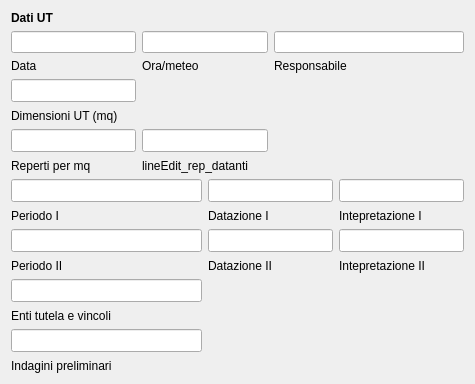
       <widget class="QWidget" name="tab_3">
        <attribute name="title">
         <string>Dati UT</string>
        </attribute>
        <layout class="QGridLayout" name="gridLayout_12">
         <item row="0" column="0" colspan="3">
          <widget class="QLabel" name="label_56">
           <property name="font">
            <font>
             <weight>75</weight>
             <bold>true</bold>
            </font>
           </property>
           <property name="text">
            <string>Dati UT</string>
           </property>
          </widget>
         </item>
         <item row="1" column="0">
          <widget class="QLineEdit" name="lineEdit_data">
           <property name="minimumSize">
            <size>
             <width>0</width>
             <height>22</height>
            </size>
           </property>
          </widget>
         </item>
         <item row="1" column="1" colspan="2">
          <widget class="QLineEdit" name="lineEdit_ora_meteo">
           <property name="minimumSize">
            <size>
             <width>0</width>
             <height>22</height>
            </size>
           </property>
          </widget>
         </item>
         <item row="1" column="3" colspan="2">
          <widget class="QLineEdit" name="lineEdit_responsabile">
           <property name="minimumSize">
            <size>
             <width>0</width>
             <height>22</height>
            </size>
           </property>
          </widget>
         </item>
         <item row="2" column="0">
          <widget class="QLabel" name="label_20">
           <property name="text">
            <string>Data</string>
           </property>
          </widget>
         </item>
         <item row="2" column="1" colspan="2">
          <widget class="QLabel" name="label_25">
           <property name="text">
            <string>Ora/meteo</string>
           </property>
          </widget>
         </item>
         <item row="2" column="3" colspan="2">
          <widget class="QLabel" name="label_23">
           <property name="text">
            <string>Responsabile</string>
           </property>
          </widget>
         </item>
         <item row="3" column="0">
          <widget class="QLineEdit" name="lineEdit_dimensioni_ut">
           <property name="minimumSize">
            <size>
             <width>0</width>
             <height>22</height>
            </size>
           </property>
           <property name="font">
            <font>
             <pointsize>10</pointsize>
            </font>
           </property>
          </widget>
         </item>
         <item row="4" column="0">
          <widget class="QLabel" name="label_21">
           <property name="minimumSize">
            <size>
             <width>0</width>
             <height>15</height>
            </size>
           </property>
           <property name="text">
            <string>Dimensioni UT (mq)</string>
           </property>
          </widget>
         </item>
         <item row="5" column="0">
          <widget class="QLineEdit" name="lineEdit_rep_per_mq">
           <property name="minimumSize">
            <size>
             <width>0</width>
             <height>22</height>
            </size>
           </property>
           <property name="font">
            <font>
             <pointsize>10</pointsize>
            </font>
           </property>
          </widget>
         </item>
         <item row="5" column="1" colspan="2">
          <widget class="QLineEdit" name="lineEdit_rep_datanti">
           <property name="minimumSize">
            <size>
             <width>0</width>
             <height>22</height>
            </size>
           </property>
           <property name="font">
            <font>
             <pointsize>10</pointsize>
            </font>
           </property>
           <property name="text">
            <string/>
           </property>
          </widget>
         </item>
         <item row="6" column="0">
          <widget class="QLabel" name="label_26">
           <property name="minimumSize">
            <size>
             <width>0</width>
             <height>15</height>
            </size>
           </property>
           <property name="text">
            <string>Reperti per mq</string>
           </property>
           <property name="wordWrap">
            <bool>true</bool>
           </property>
          </widget>
         </item>
         <item row="6" column="1" colspan="2">
          <widget class="QLabel" name="label_54">
           <property name="minimumSize">
            <size>
             <width>0</width>
             <height>15</height>
            </size>
           </property>
           <property name="text">
            <string>lineEdit_rep_datanti</string>
           </property>
           <property name="wordWrap">
            <bool>true</bool>
           </property>
          </widget>
         </item>
         <item row="7" column="0" colspan="2">
          <widget class="QLineEdit" name="lineEdit_periodo_I">
           <property name="minimumSize">
            <size>
             <width>0</width>
             <height>22</height>
            </size>
           </property>
           <property name="font">
            <font>
             <pointsize>10</pointsize>
            </font>
           </property>
          </widget>
         </item>
         <item row="7" column="2" colspan="2">
          <widget class="QLineEdit" name="lineEdit_datazione_I">
           <property name="minimumSize">
            <size>
             <width>0</width>
             <height>22</height>
            </size>
           </property>
           <property name="font">
            <font>
             <pointsize>10</pointsize>
            </font>
           </property>
          </widget>
         </item>
         <item row="7" column="4">
          <widget class="QLineEdit" name="lineEdit_interpretazione_I">
           <property name="minimumSize">
            <size>
             <width>0</width>
             <height>22</height>
            </size>
           </property>
           <property name="font">
            <font>
             <pointsize>10</pointsize>
            </font>
           </property>
          </widget>
         </item>
         <item row="8" column="0">
          <widget class="QLabel" name="label_57">
           <property name="minimumSize">
            <size>
             <width>0</width>
             <height>15</height>
            </size>
           </property>
           <property name="text">
            <string>Periodo I</string>
           </property>
           <property name="wordWrap">
            <bool>true</bool>
           </property>
          </widget>
         </item>
         <item row="8" column="2" colspan="2">
          <widget class="QLabel" name="label_53">
           <property name="minimumSize">
            <size>
             <width>0</width>
             <height>15</height>
            </size>
           </property>
           <property name="text">
            <string>Datazione I</string>
           </property>
           <property name="wordWrap">
            <bool>true</bool>
           </property>
          </widget>
         </item>
         <item row="8" column="4">
          <widget class="QLabel" name="label_55">
           <property name="minimumSize">
            <size>
             <width>0</width>
             <height>15</height>
            </size>
           </property>
           <property name="text">
            <string>Intepretazione I</string>
           </property>
           <property name="wordWrap">
            <bool>true</bool>
           </property>
          </widget>
         </item>
         <item row="9" column="0" colspan="2">
          <widget class="QLineEdit" name="lineEdit_periodo_II">
           <property name="minimumSize">
            <size>
             <width>0</width>
             <height>22</height>
            </size>
           </property>
           <property name="font">
            <font>
             <pointsize>10</pointsize>
            </font>
           </property>
          </widget>
         </item>
         <item row="9" column="2" colspan="2">
          <widget class="QLineEdit" name="lineEdit_datazione_II">
           <property name="minimumSize">
            <size>
             <width>0</width>
             <height>22</height>
            </size>
           </property>
           <property name="font">
            <font>
             <pointsize>10</pointsize>
            </font>
           </property>
          </widget>
         </item>
         <item row="9" column="4">
          <widget class="QLineEdit" name="lineEdit_interpretazione_II">
           <property name="minimumSize">
            <size>
             <width>0</width>
             <height>22</height>
            </size>
           </property>
           <property name="font">
            <font>
             <pointsize>10</pointsize>
            </font>
           </property>
          </widget>
         </item>
         <item row="10" column="0">
          <widget class="QLabel" name="label_59">
           <property name="minimumSize">
            <size>
             <width>0</width>
             <height>15</height>
            </size>
           </property>
           <property name="text">
            <string>Periodo II</string>
           </property>
           <property name="wordWrap">
            <bool>true</bool>
           </property>
          </widget>
         </item>
         <item row="10" column="2" colspan="2">
          <widget class="QLabel" name="label_60">
           <property name="minimumSize">
            <size>
             <width>0</width>
             <height>15</height>
            </size>
           </property>
           <property name="text">
            <string>Datazione II</string>
           </property>
           <property name="wordWrap">
            <bool>true</bool>
           </property>
          </widget>
         </item>
         <item row="10" column="4">
          <widget class="QLabel" name="label_58">
           <property name="minimumSize">
            <size>
             <width>0</width>
             <height>15</height>
            </size>
           </property>
           <property name="text">
            <string>Intepretazione II</string>
           </property>
           <property name="wordWrap">
            <bool>true</bool>
           </property>
          </widget>
         </item>
         <item row="11" column="0" colspan="2">
          <widget class="QLineEdit" name="lineEdit_enti_tutela_vincoli">
           <property name="minimumSize">
            <size>
             <width>0</width>
             <height>22</height>
            </size>
           </property>
           <property name="font">
            <font>
             <pointsize>10</pointsize>
            </font>
           </property>
          </widget>
         </item>
         <item row="12" column="0">
          <widget class="QLabel" name="label_61">
           <property name="minimumSize">
            <size>
             <width>0</width>
             <height>15</height>
            </size>
           </property>
           <property name="text">
            <string>Enti tutela e vincoli</string>
           </property>
           <property name="wordWrap">
            <bool>true</bool>
           </property>
          </widget>
         </item>
         <item row="13" column="0" colspan="2">
          <widget class="QLineEdit" name="lineEdit_indagini_preliminari">
           <property name="minimumSize">
            <size>
             <width>0</width>
             <height>22</height>
            </size>
           </property>
           <property name="font">
            <font>
             <pointsize>10</pointsize>
            </font>
           </property>
          </widget>
         </item>
         <item row="14" column="0" colspan="2">
          <widget class="QLabel" name="label_62">
           <property name="minimumSize">
            <size>
             <width>0</width>
             <height>15</height>
            </size>
           </property>
           <property name="text">
            <string>Indagini preliminari</string>
           </property>
           <property name="wordWrap">
            <bool>true</bool>
           </property>
          </widget>
         </item>
        </layout>
       </widget>
